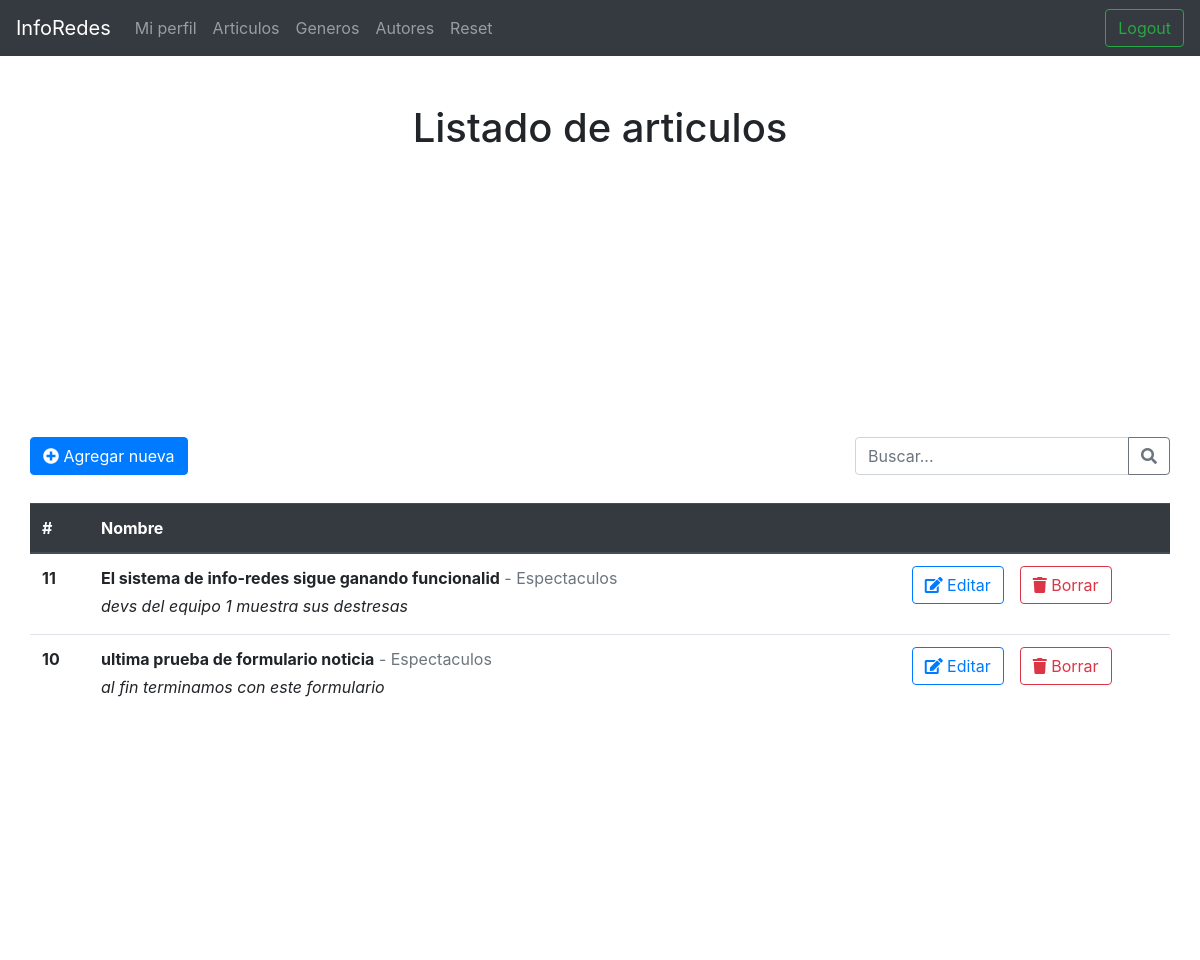
Page /Diario/admin/listado_articulos.php (signed in) on the earlier database version.
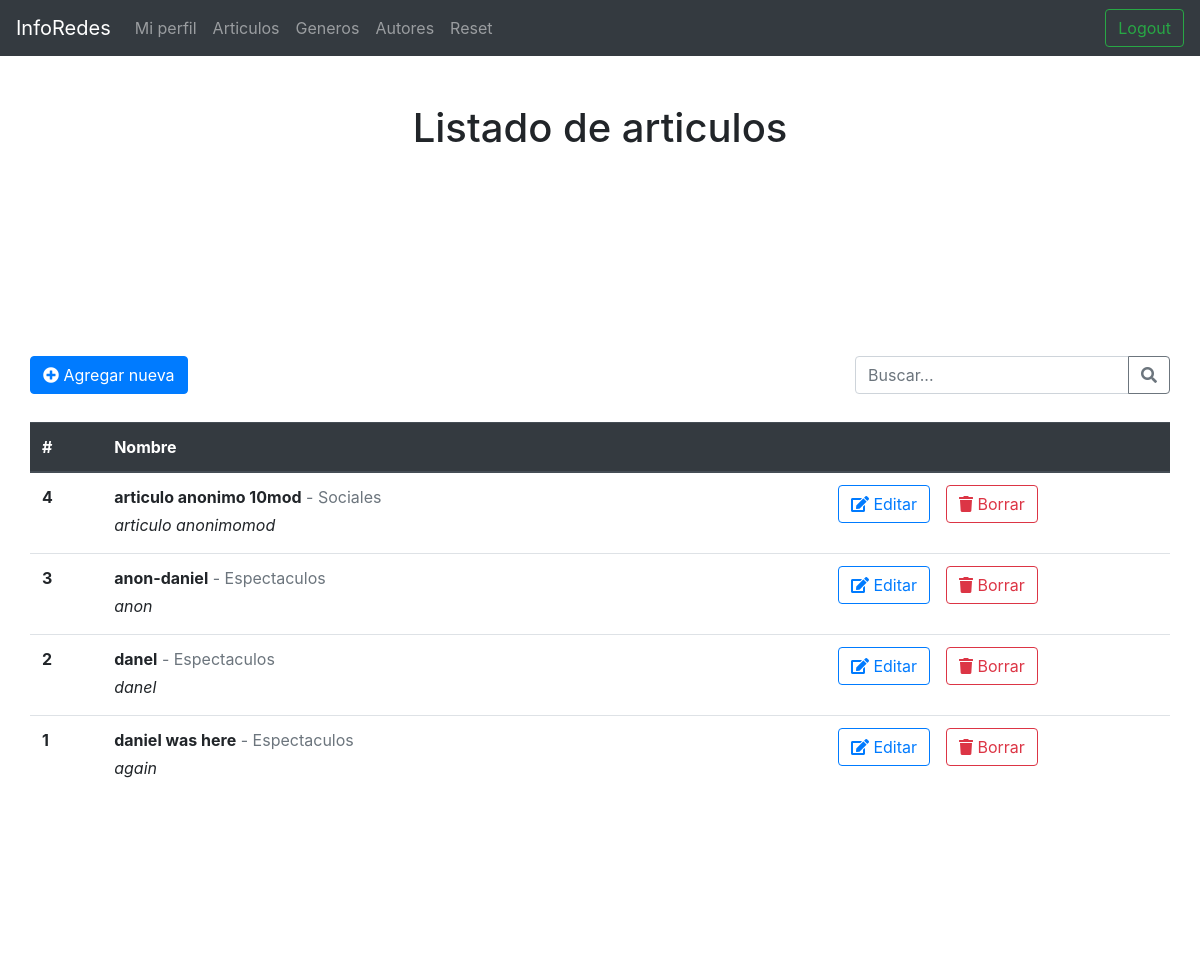
Same page on the later database version.
### tables this page shows
CREATE TABLE `articulo` (
  `id` int(10) UNSIGNED NOT NULL,
  `titulo` varchar(50) NOT NULL,
  `contenido` text NOT NULL,
  `imagen_1` varchar(100) DEFAULT NULL,
  `autor_id` int(10) UNSIGNED NOT NULL,
  `subtitulo` varchar(150) NOT NULL,
  `fecha` datetime DEFAULT CURRENT_TIMESTAMP,
  `genero_id` int(10) UNSIGNED NOT NULL,
  `activo` bit(1) NOT NULL
);

CREATE TABLE `genero` (
  `id` int(10) UNSIGNED NOT NULL,
  `nombre` varchar(50) NOT NULL,
  `activo` int(11) NOT NULL DEFAULT '1'
);

### backend/base_datos.php (called while the page is built, shortened)
<?php
    $conexion = NULL;
    function getConexion()
    {
        global $conexion;
        if($conexion){
            return $conexion;
        }else{
            $conexion = mysqli_connect(HOST, USER, PWD, DB);
            mysqli_set_charset($conexion,"utf8");
            return $conexion;
        }
    }
    function ejecutarConsulta($sql){
        $conexion = getConexion();
        $response = mysqli_query($conexion,$sql);
        $tipo_sql = substr( $sql , 0 , 6);
        if( $tipo_sql=="INSERT" || $tipo_sql=="UPDATE" ){
            return mysqli_insert_id( $conexion );
        }else{
           return  mysqli_fetch_all($response, MYSQLI_ASSOC);
        }
    }
?>

### backend/articulos_crud.php (called while the page is built, shortened)
<?php
    require_once 'base_datos.php';
    function getArticulo( $id=NULL){
        $where_id = "1";
        $sql =  "SELECT articulo.id, articulo.titulo, articulo.contenido, articulo.imagen_1, articulo.genero_id, articulo.subtitulo, articulo.fecha, autor.nombre autor, genero.nombre genero, articulo.autor_id
                from articulo
                inner join autor on autor_id=autor.id
                inner join genero on genero_id=genero.id  WHERE articulo.activo=1 AND $where_id
                ORDER BY `articulo`.`id` DESC";
        return ejecutarConsulta($sql);
    }
?>

### Diario/admin/listado_articulos.php (the view, shortened to what this page needs)
<?php
  require "../../backend/articulos_crud.php";
	$listaArticulos = getArticulo();
?>
<!DOCTYPE html>
<html lang="en">
<head>
  	<link rel="stylesheet" href="estilos.css">
		<link rel="stylesheet" href="https://use.fontawesome.com/releases/v5.3.1/css/all.css">
		<link rel="stylesheet" href="https://stackpath.bootstrapcdn.com/bootstrap/4.4.0/css/bootstrap.min.css">
</head>
<body>
	<h1 class="text-center mt-5">Listado de articulos</h1>
	<div class="container">
		<div class="row  d-flex justify-content-between mt-5">
			<a href="registro_articulo.php" class="btn btn-primary" ><i class="fas fa-plus-circle"></i> Agregar nueva</a>
			<form >
				<div class="input-group">
					<input type="text" class="form-control" placeholder="Buscar..." aria-label="Recipient's username" aria-describedby="button-addon2">
					<div class="input-group-append">
						<button class="btn btn-outline-secondary" type="button" id="button-addon2"><i class="fas fa-search"></i></button>
					</div>
				</div>
			</form>
		</div>
		<div class="row mt-3">
			<table class="table table-hover">
				<thead class="thead-dark">
					<tr>
					<th scope="col">#</th>
					<th scope="col">Nombre</th>
					<th scope="col " >
					</th>
					</tr>
				</thead>
				<tbody>
					<?php foreach( $listaArticulos as $articulo ) { ?>
						<tr>
							<th scope='row'><?php echo $articulo['id']	?></th>
							<td>
								<p class='mb-1'><span class='font-weight-bold'><?php echo $articulo['titulo']; ?></span> <span class='text-muted'> - <?php echo $articulo['genero']; ?></span></p>
								<p class='font-italic mb-1'><?php echo $articulo['subtitulo']; ?></p>
							</td>
							<td class='text-center'><a href='<?php echo "./registro_articulo.php?id={$articulo['id']}"; ?>' class='btn btn-outline-primary mr-3'><i class='fas fa-edit'></i> Editar</a><button onclick="borrarRegistro(<?php echo $articulo['id']; ?>)" class='btn btn-outline-danger'><i class='fas fa-trash'></i> Borrar</button></td>
						</tr>
					<?php }	?>
				</tbody>
			</table>
		</div>
	</div>
</body>

### Diario/admin/estilos.css (style rules this page uses)
html, body { height: 100%; font-family: "Numans", sans-serif; }
.container { height: 100%; align-content: center; }
table { margin-top: 1%; margin-bottom: 2%; padding: 10%; }
.container { background-color: white; }

Differences in the rows shown:
removed articulo: id "11", titulo "El sistema de info-redes sigue ganando funcionalid", genero.nombre "Espectaculos", subtitulo "devs del equipo 1 muestra sus destresas"
removed articulo: id "10", titulo "ultima prueba de formulario noticia", genero.nombre "Espectaculos", subtitulo "al fin terminamos con este formulario"
added articulo: id "4", titulo "articulo anonimo 10mod", genero.nombre "Sociales", subtitulo "articulo anonimomod"
added articulo: id "3", titulo "anon-daniel", genero.nombre "Espectaculos", subtitulo "anon"
added articulo: id "2", titulo "danel", genero.nombre "Espectaculos", subtitulo "danel"
added articulo: id "1", titulo "daniel was here", genero.nombre "Espectaculos", subtitulo "again"
